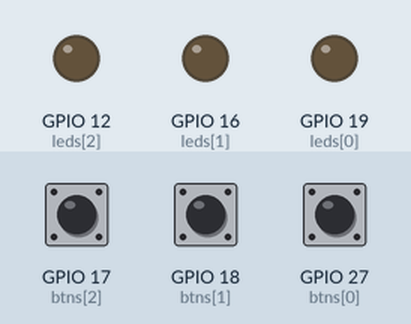
A program run on a simulated Raspberry Pi (BCM pin numbers). Shown: output pins drawn as LEDs (lit = HIGH). The test bench sets the inputs (shaded band); at power-on: GPIO 17 (btns[2]) HIGH, GPIO 18 (btns[1]) HIGH, GPIO 27 (btns[0]) HIGH.

Above: at 1.2 s.
1.3 s: GPIO 17 (btns[2]) pulsed LOW 5 times (0.12 s each, 0.3 s apart)
At 2.5 s:
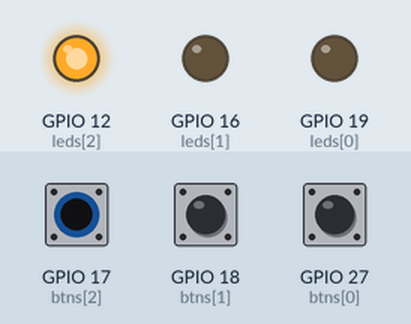
4.3 s: GPIO 17 (btns[2]) pulled LOW for 0.15 s
At 5.6 s:
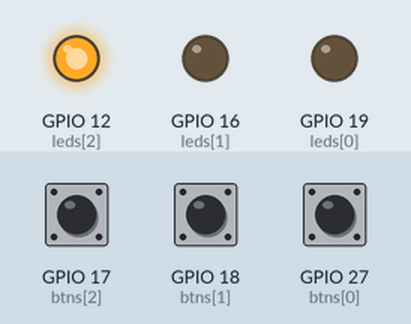
5.9 s: GPIO 17 (btns[2]) pulled LOW for 1 s
At 8.1 s:
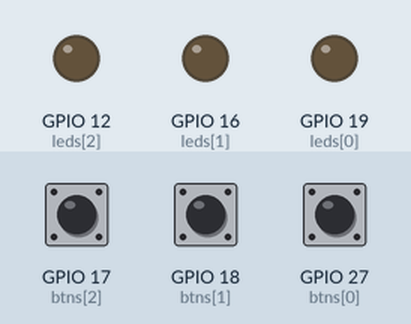
8.4 s: GPIO 18 (btns[1]) pulsed LOW 5 times (0.12 s each, 0.3 s apart)
At 9.5 s:
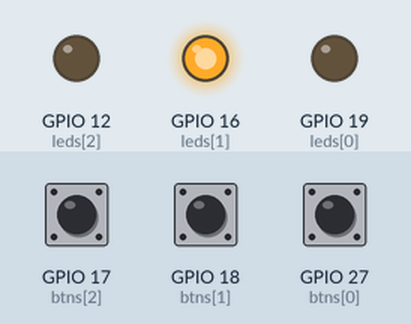
Timing chart, 0 to 11.4 s (numbered marks = the images above; inputs shaded):
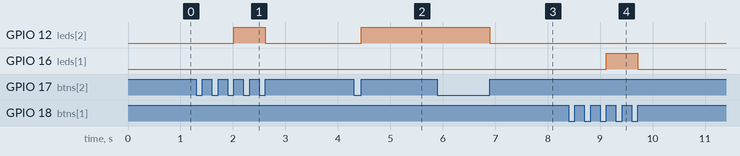

The program:

07_toggling.py
```python
#!/usr/bin/python3
import RPi.GPIO as gpio
import time
f0 = f1 = f2 = False
# gpio led pins
leds = [19, 16, 12]
btns = [27, 18, 17]
# mode : gpio.BCM | gpio.BOARD
gpio.setmode(gpio.BCM)
for led in leds : gpio.setup(led, gpio.OUT)
for btn in btns : gpio.setup(btn, gpio.IN, gpio.PUD_UP)

def onPressedB1(arg):
        global f0
        if (f0) :
            gpio.output(leds[0], gpio.HIGH)
        else :
            gpio.output(leds[0], gpio.LOW)
        f0 = not f0

def onPressedB2(arg):
        global f1
        if (f1) :
            gpio.output(leds[1], gpio.HIGH)
        else :
            gpio.output(leds[1], gpio.LOW)
        f1 = not f1

def onPressedB3(arg):
        global f2
        if (f2) :
            gpio.output(leds[2], gpio.HIGH)
        else :
            gpio.output(leds[2], gpio.LOW)
        f2 = not f2

def main():
        #gpio.add_event_detect(
        #       pin,edge,callback,bouncetime)
        gpio.add_event_detect(
                btns[0], gpio.RISING, onPressedB1, 300)
        gpio.add_event_detect(
                btns[1], gpio.RISING, onPressedB2, 300)
        gpio.add_event_detect(
                btns[2], gpio.RISING, onPressedB3, 300)
        while True:
              pass
try:
        main()
except KeyboardInterrupt:
       pass
except Exception as exception:
        print(exception)
finally:
        gpio.cleanup()
```

Measured:
- after the input at 1.3 s, GPIO 12 (leds[2]): LOW → HIGH after 0.72 s, → LOW 0.60 s later
- after the input at 4.3 s, GPIO 12 (leds[2]): LOW → HIGH after 0.15 s
- after the input at 5.9 s, GPIO 12 (leds[2]): HIGH → LOW after 1.0 s
- after the input at 8.4 s, GPIO 16 (leds[1]): LOW → HIGH after 0.72 s, → LOW 0.60 s later
